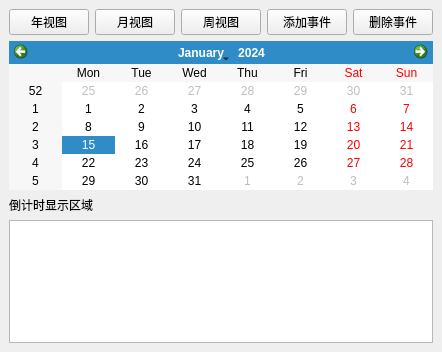
<?xml version="1.0" encoding="UTF-8"?>
<ui version="4.0">
 <class>MainWindow</class>
 <widget class="QMainWindow" name="MainWindow">
  <property name="geometry">
   <rect>
    <x>0</x>
    <y>0</y>
    <width>346</width>
    <height>352</height>
   </rect>
  </property>
  <property name="windowTitle">
   <string>简易日历倒计时应用</string>
  </property>
  <widget class="QWidget" name="centralwidget">
   <layout class="QVBoxLayout" name="verticalLayout">
    <item>
     <layout class="QHBoxLayout" name="buttonLayout">
      <item>
       <widget class="QPushButton" name="yearViewButton">
        <property name="text">
         <string>年视图</string>
        </property>
       </widget>
      </item>
      <item>
       <widget class="QPushButton" name="monthViewButton">
        <property name="text">
         <string>月视图</string>
        </property>
       </widget>
      </item>
      <item>
       <widget class="QPushButton" name="weekViewButton">
        <property name="text">
         <string>周视图</string>
        </property>
       </widget>
      </item>
      <item>
       <widget class="QPushButton" name="addEventButton">
        <property name="text">
         <string>添加事件</string>
        </property>
       </widget>
      </item>
      <item>
       <widget class="QPushButton" name="deleteEventButton">
        <property name="text">
         <string>删除事件</string>
        </property>
       </widget>
      </item>
     </layout>
    </item>
    <item>
     <widget class="QCalendarWidget" name="calendarWidget"/>
    </item>
    <item>
     <widget class="QLabel" name="countdownLabel">
      <property name="text">
       <string>倒计时显示区域</string>
      </property>
     </widget>
    </item>
    <item>
     <widget class="QListWidget" name="eventListWidget"/>
    </item>
   </layout>
  </widget>
 </widget>
 <resources/>
 <connections/>
</ui>
